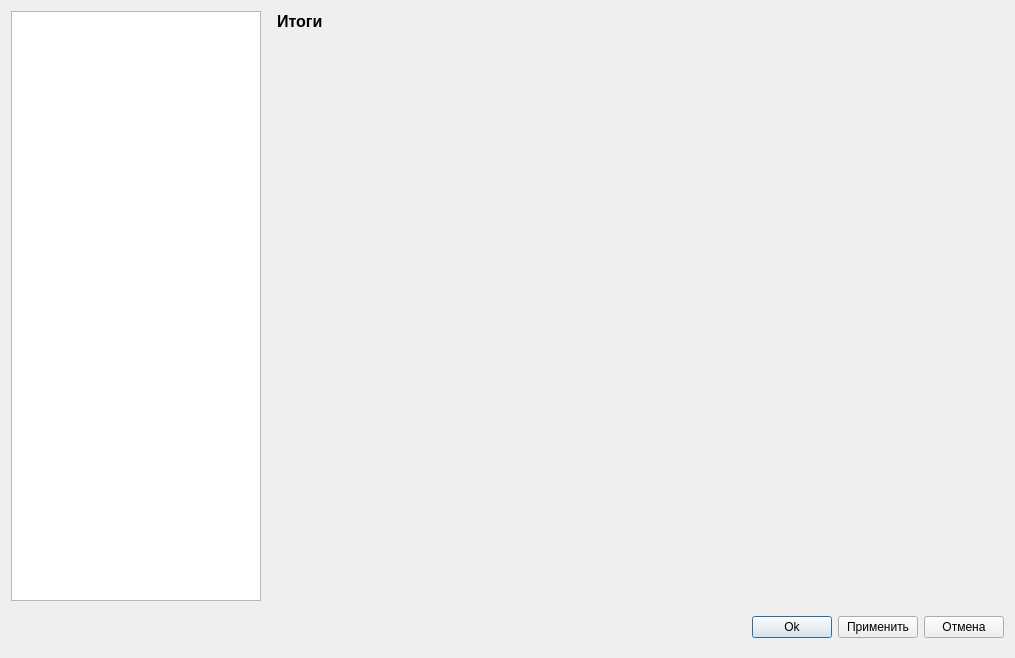
<?xml version="1.0" encoding="UTF-8"?>
<ui version="4.0">
 <class>settings</class>
 <widget class="QDialog" name="settings">
  <property name="geometry">
   <rect>
    <x>0</x>
    <y>0</y>
    <width>1015</width>
    <height>658</height>
   </rect>
  </property>
  <property name="windowTitle">
   <string>Параметры - IM View</string>
  </property>
  <layout class="QGridLayout" name="gridLayout">
   <item row="1" column="0" colspan="3" alignment="Qt::AlignRight">
    <widget class="QWidget" name="widget_2" native="true">
     <property name="sizePolicy">
      <sizepolicy hsizetype="Preferred" vsizetype="Preferred">
       <horstretch>0</horstretch>
       <verstretch>0</verstretch>
      </sizepolicy>
     </property>
     <property name="maximumSize">
      <size>
       <width>16777215</width>
       <height>45</height>
      </size>
     </property>
     <property name="styleSheet">
      <string notr="true"/>
     </property>
     <layout class="QHBoxLayout" name="horizontalLayout">
      <property name="rightMargin">
       <number>0</number>
      </property>
      <item>
       <widget class="QPushButton" name="pushButton">
        <property name="sizePolicy">
         <sizepolicy hsizetype="Fixed" vsizetype="Fixed">
          <horstretch>0</horstretch>
          <verstretch>0</verstretch>
         </sizepolicy>
        </property>
        <property name="text">
         <string>Ok</string>
        </property>
        <property name="icon">
         <iconset theme="checkmark">
          <normaloff>.</normaloff>.</iconset>
        </property>
       </widget>
      </item>
      <item>
       <widget class="QPushButton" name="pushButton_2">
        <property name="sizePolicy">
         <sizepolicy hsizetype="Fixed" vsizetype="Fixed">
          <horstretch>0</horstretch>
          <verstretch>0</verstretch>
         </sizepolicy>
        </property>
        <property name="text">
         <string>Применить</string>
        </property>
        <property name="icon">
         <iconset theme="checkmark">
          <normaloff>.</normaloff>.</iconset>
        </property>
       </widget>
      </item>
      <item>
       <widget class="QPushButton" name="pushButton_3">
        <property name="sizePolicy">
         <sizepolicy hsizetype="Fixed" vsizetype="Fixed">
          <horstretch>0</horstretch>
          <verstretch>0</verstretch>
         </sizepolicy>
        </property>
        <property name="text">
         <string>Отмена</string>
        </property>
        <property name="icon">
         <iconset theme="edit-none">
          <normaloff>.</normaloff>.</iconset>
        </property>
       </widget>
      </item>
     </layout>
    </widget>
   </item>
   <item row="0" column="0">
    <widget class="QListWidget" name="listWidget">
     <property name="maximumSize">
      <size>
       <width>250</width>
       <height>16777215</height>
      </size>
     </property>
    </widget>
   </item>
   <item row="0" column="1">
    <widget class="QStackedWidget" name="stackedWidget">
     <property name="currentIndex">
      <number>6</number>
     </property>
     <widget class="QWidget" name="page">
      <widget class="QLabel" name="label">
       <property name="geometry">
        <rect>
         <x>10</x>
         <y>0</y>
         <width>111</width>
         <height>21</height>
        </rect>
       </property>
       <property name="text">
        <string>&lt;html&gt;&lt;head/&gt;&lt;body&gt;&lt;p&gt;&lt;span style=&quot; font-size:12pt; font-weight:600;&quot;&gt;Интерфейс&lt;/span&gt;&lt;/p&gt;&lt;/body&gt;&lt;/html&gt;</string>
       </property>
      </widget>
     </widget>
     <widget class="QWidget" name="page_3">
      <widget class="QLabel" name="label_2">
       <property name="geometry">
        <rect>
         <x>10</x>
         <y>0</y>
         <width>161</width>
         <height>21</height>
        </rect>
       </property>
       <property name="text">
        <string>&lt;html&gt;&lt;head/&gt;&lt;body&gt;&lt;p&gt;&lt;span style=&quot; font-size:12pt; font-weight:600; color:#000000;&quot;&gt;Исходные данные&lt;/span&gt;&lt;/p&gt;&lt;/body&gt;&lt;/html&gt;</string>
       </property>
      </widget>
     </widget>
     <widget class="QWidget" name="page_4">
      <widget class="QLabel" name="label_3">
       <property name="geometry">
        <rect>
         <x>10</x>
         <y>0</y>
         <width>161</width>
         <height>21</height>
        </rect>
       </property>
       <property name="text">
        <string>&lt;html&gt;&lt;head/&gt;&lt;body&gt;&lt;p&gt;&lt;span style=&quot; font-size:12pt; font-weight:600; color:#000000;&quot;&gt;Идентификация&lt;/span&gt;&lt;span style=&quot; font-size:12pt; color:#000000;&quot;/&gt;&lt;/p&gt;&lt;/body&gt;&lt;/html&gt;</string>
       </property>
      </widget>
     </widget>
     <widget class="QWidget" name="page_5">
      <widget class="QLabel" name="label_4">
       <property name="geometry">
        <rect>
         <x>10</x>
         <y>0</y>
         <width>161</width>
         <height>21</height>
        </rect>
       </property>
       <property name="text">
        <string>&lt;html&gt;&lt;head/&gt;&lt;body&gt;&lt;p&gt;&lt;span style=&quot; font-size:12pt; font-weight:600; color:#000000;&quot;&gt;Электро&lt;/span&gt;&lt;/p&gt;&lt;/body&gt;&lt;/html&gt;</string>
       </property>
      </widget>
     </widget>
     <widget class="QWidget" name="page_6">
      <widget class="QLabel" name="label_5">
       <property name="geometry">
        <rect>
         <x>10</x>
         <y>0</y>
         <width>161</width>
         <height>21</height>
        </rect>
       </property>
       <property name="text">
        <string>&lt;html&gt;&lt;head/&gt;&lt;body&gt;&lt;p&gt;&lt;span style=&quot; font-size:12pt; font-weight:600; color:#000000;&quot;&gt;Энергетика&lt;/span&gt;&lt;/p&gt;&lt;/body&gt;&lt;/html&gt;</string>
       </property>
      </widget>
     </widget>
     <widget class="QWidget" name="page_7">
      <widget class="QLabel" name="label_6">
       <property name="geometry">
        <rect>
         <x>10</x>
         <y>0</y>
         <width>161</width>
         <height>21</height>
        </rect>
       </property>
       <property name="text">
        <string>&lt;html&gt;&lt;head/&gt;&lt;body&gt;&lt;p&gt;&lt;span style=&quot; font-size:12pt; font-weight:600; color:#000000;&quot;&gt;Тепловентиляция&lt;/span&gt;&lt;/p&gt;&lt;/body&gt;&lt;/html&gt;</string>
       </property>
      </widget>
     </widget>
     <widget class="QWidget" name="page_2">
      <widget class="QLabel" name="label_7">
       <property name="geometry">
        <rect>
         <x>10</x>
         <y>0</y>
         <width>161</width>
         <height>21</height>
        </rect>
       </property>
       <property name="text">
        <string>&lt;html&gt;&lt;head/&gt;&lt;body&gt;&lt;p&gt;&lt;span style=&quot; font-size:12pt; font-weight:600; color:#000000;&quot;&gt;Итоги&lt;/span&gt;&lt;/p&gt;&lt;/body&gt;&lt;/html&gt;</string>
       </property>
      </widget>
     </widget>
    </widget>
   </item>
  </layout>
 </widget>
 <resources/>
 <connections/>
</ui>
